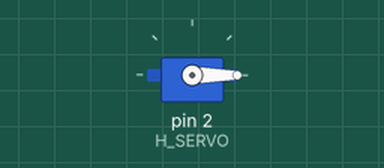
Simulated run of this sketch. Board: Arduino Uno, built with avr-gcc and run on an emulated ATmega328P. Shown: servo.

Above: at 1.1 s.
Timing chart, 0 to 2.6 s (numbered marks = the images above):
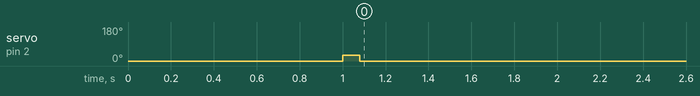

Measured:
- by itself, servo on pin 2 (H_SERVO): 0° → 30° at 1.0 s, → 0° 0.08 s later

The sketch:

servo.ino
```cpp
#include<Servo.h>
#define H_SERVO 2

// タップを実現させるためのパラメータ調整

Servo servo;

void setup(){
	// servo.attach(H_SERVO, 500, 2400);
	servo.attach(H_SERVO);
	Serial.begin(9600);
	servo.write(0);
	delay(1000);
	servo.write(30);
	delay(80); // このあたりが理想かも?
	servo.write(0);
}

void loop(){
	delay(1000);
	// servo.write(0);
	// delay(1000);
	// servo.write(90);
	// delay(1000);
	// servo.write(180);
	// delay(1000);
	// servo.write(90);
	// delay(1000);
}
```
